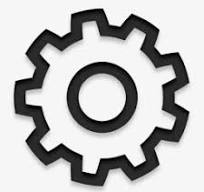
#> input picture assets/sync-gear-source.png, 204 x 192 px
$ python make_gear_icon.py ../assets/sync-gear-source.png '../assets/Codex 图像 2026年8月18日 23_52_33.png'
#> lines starting #> are read from the running program, lines starting #| are printed output that depends on the picture; after the words box and inside, x2 and y2 are one past the last pixel; in counts of white or black regions, pixels touching at a corner belong together
"""把用户给的齿轮 PNG 转成 **白底、不透明** 的多尺寸 .ico。

源图是"白底 + 黑色齿轮 + 很淡的投影"。这里不做透明通道：按用户要求保留白底，
只是把接近白的那部分统一压成纯白，免得缩到 16x16 时背景发灰。
"""

import sys

from PIL import Image

SOURCE = sys.argv[1]
TARGET = sys.argv[2]

image = Image.open(SOURCE).convert("RGBA")
print(f"源图: {image.size[0]}x{image.size[1]} mode={image.mode}")
#| 源图: 204x192 mode=RGBA

# 先压到白底上，丢掉源图自带的 alpha
flat = Image.new("RGB", image.size, (255, 255, 255))
#> flat: PIL image 204x192 RGB; every value is 255
flat.paste(image, (0, 0), image)
#> flat is the input picture: PIL image 204x192 RGB; min 0, max 255, mean 187.8
pixels = list(flat.getdata())
#> pixels = 39168 items
print(f"最深的前景色: {min(pixels, key=sum)}")
#| 最深的前景色: (0, 0, 0)

# 把接近白的压成纯白，其余保留，这样缩小时不会有一圈灰边
WHITE_CUTOFF = 235
cleaned = Image.new("RGB", image.size)
#> cleaned: PIL image 204x192 RGB; every value is 0
cleaned.putdata(
    [
        (255, 255, 255) if min(r, g, b) >= WHITE_CUTOFF else (r, g, b)
        for r, g, b in pixels
    ]
)

# 裁到齿轮的边界（相对纯白的差异），让图标尽量占满
mask = Image.new("L", image.size)
#> mask: PIL image 204x192 L; every value is 0
mask.putdata([0 if pixel == (255, 255, 255) else 255 for pixel in cleaned.getdata()])
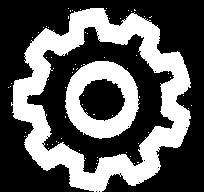
#> mask: PIL image 204x192 L; 36.5% white; 69 white regions (67 under 20 px), largest, box (x1, y1, x2, y2) and area: (11, 8, 191, 192) 11092, (65, 61, 140, 139) 3111
bbox = mask.getbbox()
#> bbox = (8, 8, 192, 192)
if bbox:
    cleaned = cleaned.crop(bbox)
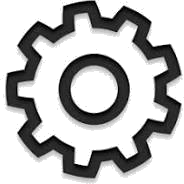
#> cleaned: PIL image 184x184 RGB; min 0, max 255, mean 184.1
    print(f"裁剪到内容: {cleaned.size[0]}x{cleaned.size[1]}")
#| 裁剪到内容: 184x184

# 补成正方形并留一点边距，否则 16x16 会被拉变形
side = max(cleaned.size)
#> side = 184
margin = max(1, int(side * 0.06))
#> margin = 11
canvas = Image.new("RGB", (side + margin * 2, side + margin * 2), (255, 255, 255))
#> canvas: PIL image 206x206 RGB; every value is 255
canvas.paste(
    cleaned,
    ((canvas.width - cleaned.width) // 2, (canvas.height - cleaned.height) // 2),
)
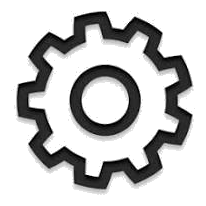
#> canvas: PIL image 206x206 RGB; min 0, max 255, mean 198.4

# Pillow 写 .ico 时会自己做 LANCZOS 缩放，基准图给到 256 才能生成 256x256 那一帧
if canvas.width < 256:
    canvas = canvas.resize((256, 256), Image.Resampling.LANCZOS)
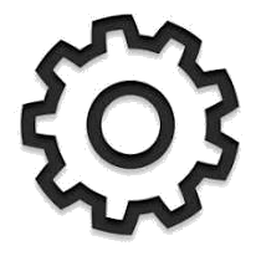
#> canvas: PIL image 256x256 RGB; min 0, max 255, mean 198.3
print(f"画布: {canvas.size[0]}x{canvas.size[1]}（白底不透明）")
#| 画布: 256x256（白底不透明）

sizes = [(16, 16), (24, 24), (32, 32), (48, 48), (64, 64), (128, 128), (256, 256)]
canvas.save(TARGET, format="ICO", sizes=sizes)
print(f"已写出 {TARGET}")

# 预览：16 / 32 / 48 三档放大 4 倍拼一排，检查小尺寸下是否还认得出
preview = Image.new("RGB", (16 * 4 + 32 * 4 + 48 * 4 + 60, 48 * 4 + 20), (190, 190, 190))
#> preview: PIL image 444x212 RGB; every value is 190
x = 10
for size in (16, 32, 48):
    frame = Image.open(TARGET).ico.getimage((size, size)).convert("RGB")
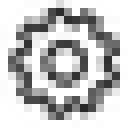
#> frame: PIL image 16x16 RGB (shown 8 times larger); min 40, max 255, mean 194.4
    frame = frame.resize((size * 4, size * 4), Image.Resampling.NEAREST)
#> frame: PIL image 64x64 RGB
    preview.paste(frame, (x, 10))
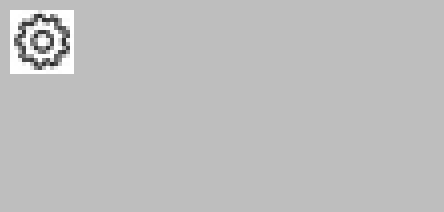
#> preview: PIL image 444x212 RGB; min 40, max 255, mean 190.2
    x += size * 4 + 20
preview.save(str(TARGET).replace(".ico", "-preview.png"))
print("预览已写出（16 / 32 / 48 各放大 4 倍）")
